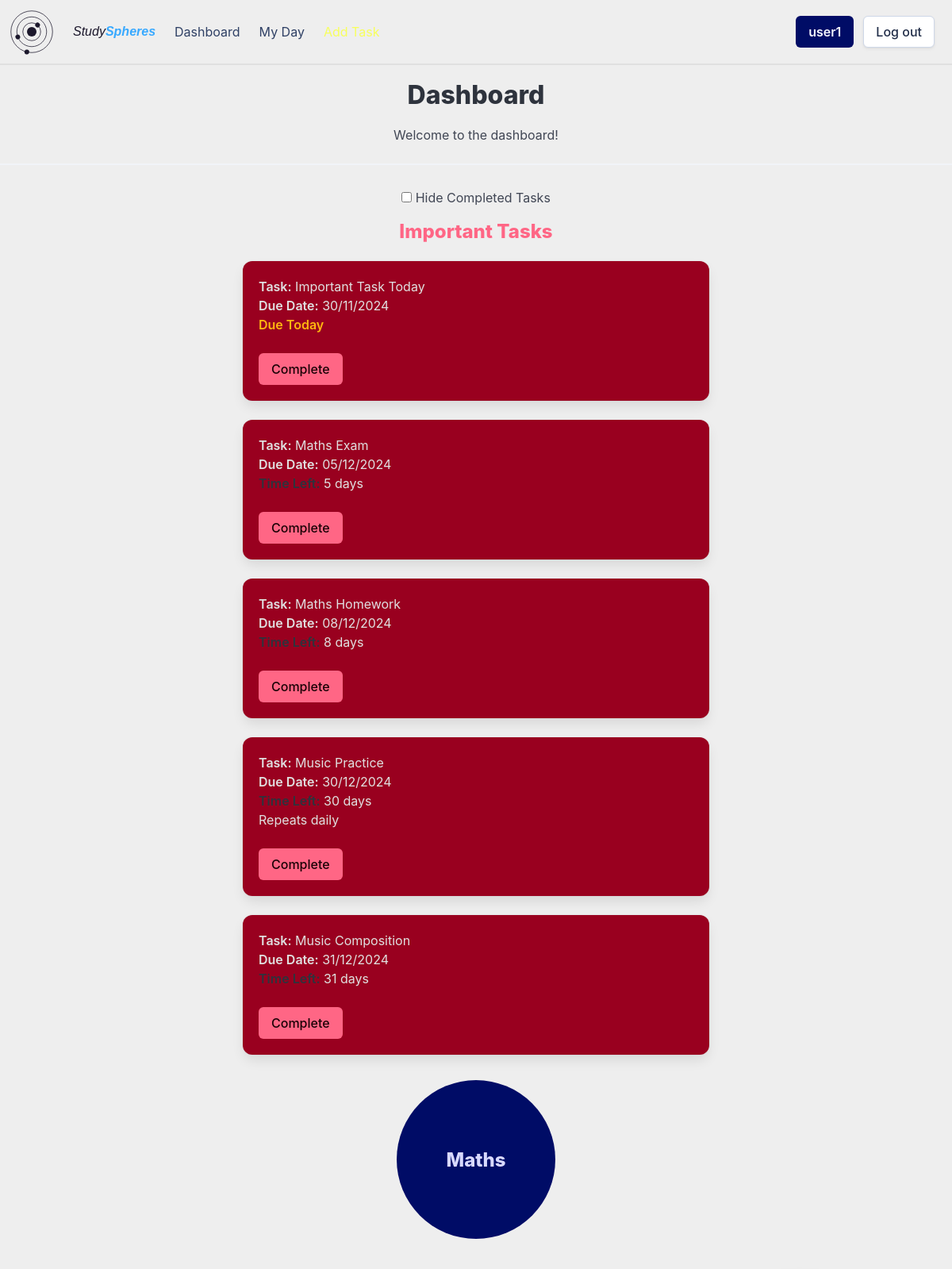
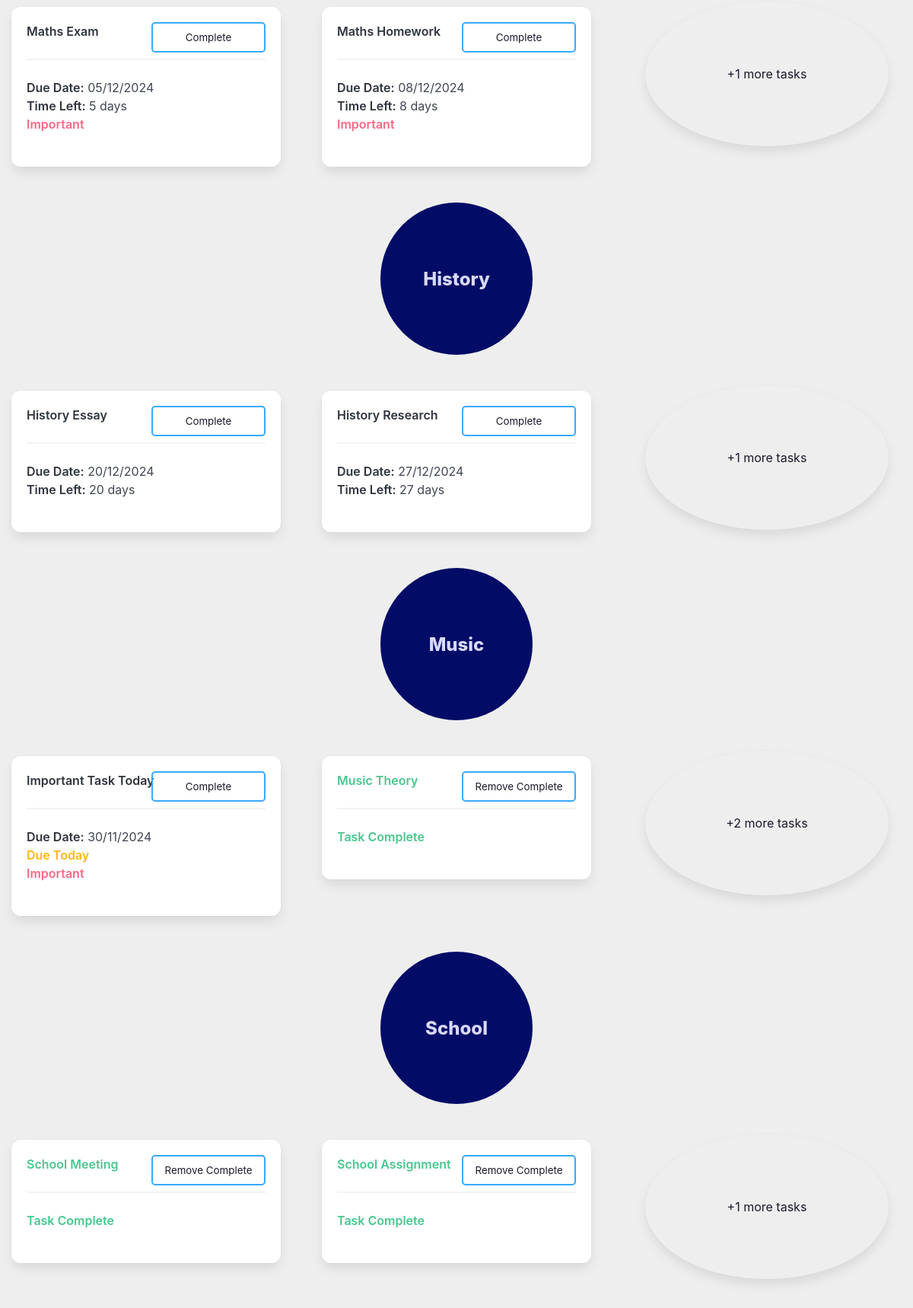
Screenshot of /dashboard (signed in, upper part) with the database file from the repository (2 pictures, top to bottom).
### setup_db.py (models this page shows)
class Task(Base):
    __tablename__ = 'tasks'
    task_id = Column(String, primary_key=True)
    name = Column(String, nullable=False)
    details = Column(String)
    important = Column(Boolean, nullable=False)
    due_date = Column(DateTime, nullable=False)
    completed = Column(Boolean, nullable=False)
    repeat = Column(String, nullable=False)
    user_id = Column(String, ForeignKey('userdetails.id'), nullable=False)
    group_id = Column(String, ForeignKey('groups.group_id'), nullable=False)
    user = relationship('User', back_populates='tasks')
    groups = relationship('Group', back_populates='tasks')

class Group(Base):
    __tablename__ = 'groups'
    group_id = Column(String, primary_key=True, nullable=False)
    group_name = Column(String, nullable=False)
    user_id = Column(String, ForeignKey('userdetails.id'), nullable=False)
    user = relationship('User', back_populates='groups')
    tasks = relationship('Task', back_populates='groups')

### app.py (the view)
@app.route('/dashboard')
def dashboard():
    userId = flaskSession.get('userId')
    if userId is None:
        return redirect(url_for('login'))
    else:
        hideCompleted = flaskSession.get('hideCompleted')
        if hideCompleted:
            tasks = sessionDb.query(Task).filter(Task.user_id == userId, Task.completed == False).order_by(Task.due_date).all()
        else:
            tasks = sessionDb.query(Task).filter(Task.user_id == userId).order_by(Task.due_date).all()
        groups = sessionDb.query(Group).filter(Group.user_id == userId).all()
        date = datetime.datetime.now().date()
        return render_template('dashboard.html', tasks=tasks, groups=groups, showDetails=False, hideCompleted=hideCompleted, date=date)

### templates/dashboard.html (shortened to what this page needs)
{% extends 'base_loggedin.html' %}
{% block heading %}Dashboard{% endblock %}
{% block content %}
    <p class="has-text-centered">Welcome to the dashboard!</p>
    <hr>
    <div class="dashboard-controls field has-text-centered">
        <input id="hide-completed" type="checkbox" name="hide_completed" class="checkbox dashboard-check" onchange="document.getElementById('hide-completed-form').submit();" {% if hideCompleted %}checked{% endif %}>
        <label for="hide-completed">Hide Completed Tasks</label>
    </div>
    <div class="columns is-multiline">
        {% if tasks | selectattr('important', 'equalto', True) | selectattr('completed', 'equalto', False) | list | length > 0 %}
        <div class="column is-full">
            <p class="title is-4 has-text-centered has-text-danger">Important Tasks</p>
        </div>
        {% endif %}
        {% for task in tasks %}
            {% if task.important and not task.completed %}
                <div class="column is-half is-offset-3">
                    <div class="box important-box" onclick="window.location.href='/task/{{ task.task_id }}'">
                        <div class="media-content">
                            <div class="content">
                                <p class="important-text">
                                    <strong class="important-text">Task:</strong> {{ task.name }}<br>
                                    <strong class="important-text">Due Date:</strong> {{ task.due_date.strftime('%d/%m/%Y') }}<br>
                                    {% if date < task.due_date.date() %}
                                        <strong>Time Left:</strong> {{ (task.due_date.date() - date).days }} days<br>
                                    {% elif date == task.due_date.date() %}
                                        <strong class="has-text-warning">Due Today</strong><br>
                                    {% else %}
                                        <strong class="has-text-danger">Overdue</strong><br>
                                    {% endif %}
                                    {% if task.repeat != 'none' %}
                                        Repeats {{ task.repeat }}<br>
                                    {% endif %}
                                </p>
                            </div>
                            <form action="/complete" method="POST">
                                <input type="submit" value="Complete" class="button is-danger">
                            </form>
                        </div>
                    </div>
                </div>
            {% endif %}
        {% endfor %}
    </div>
    <div class="columns is-multiline">
        {% for group in groups %}
            <div class="circle-holder column is-full is-centered">
                <div class="collision-checker">
                    <div class="group-circle" onclick="window.location.href='/group/{{ group.group_id }}'">
                        <div class="hero-body">
                            <p class="group-circle-title title is-4">{{ group.group_name }}</p>
                        </div>
                    </div>
                </div>
            </div>
            {% set has_tasks = tasks | selectattr('group_id', 'equalto', group.group_id) | list | length > 0 %}
            {% set group_tasks = tasks | selectattr('group_id', 'equalto', group.group_id) | list %}
            {% for task in group_tasks %}
                {% if loop.index < 3 %}
                    <div class="column is-one-third is-offset-{{ ((3 - group_tasks|length) * 2 if not group_tasks|length > 2 else 0) if loop.index == 1 else 0 }}">
                        {% include 'task_box.html' %}
                    </div>
                {% endif %}
                {% if loop.index == 3 %}
                    {% set remaining_tasks = tasks | selectattr('group_id', 'equalto', group.group_id) | list | length - 2 %}
                    {% if remaining_tasks > 0 %}
                        <div class="column is-one-third">
                            <div class="box task-circle" onclick="window.location.href='/group/{{ group.group_id }}'">
                                <article class="media">
                                    <div class="media-content">
                                        <div class="content">
                                            <p class="has-text-centered">+{{ remaining_tasks }} more tasks</p>
                                        </div>
                                    </div>
                                </article>
                            </div>
                        </div>
                    {% endif %}
                {% endif %}
            {% endfor %}
        {% endfor %}
{% endblock %}

### templates/task_box.html (shortened to what this page needs)
<div class="box task-box {% if date > task.due_date.date() and not task.completed %}overdue-task{% endif %}" onclick="window.location.href='/task/{{ task.task_id }}'">
    <div class="content">
        <p>
            <strong class="{{ 'has-text-success' if task.completed else '' }}">{{ task.name }}</strong>
            <hr>
            {% if not task.completed %}
                <strong>Due Date:</strong> {{ task.due_date.strftime('%d/%m/%Y') }}<br>
                {% if date < task.due_date.date() %}
                    <strong>Time Left:</strong> {{ (task.due_date.date() - date).days }} days<br>
                {% elif date == task.due_date.date() %}
                    <strong class="has-text-warning">Due Today</strong><br>
                {% else %}
                    <strong class="has-text-danger">Overdue</strong><br>
                {% endif %}
                {% if task.important %}
                    <strong class="has-text-danger circle-header">Important</strong><br>
                {% endif %}
            {% else %}
                <strong class="has-text-success">Task Complete</strong>
            {% endif %}
        </p>
    </div>
    {% if not task.completed %}
        <form action="/complete" method="POST">
            <input type="submit" value="Complete" class="task-complete-button">
        </form>
    {% else %}
        <form action="/decomplete" method="POST">
            <input type="submit" value="Remove Complete" class="task-complete-button">
        </form>
    {% endif %}
</div>

### static/styles/styles.css (style rules this page uses)
:root { --bulma-primary-h: 206deg; --bulma-primary-l: 61%; --bulma-link-l: 20%; --bulma-info-h: 63deg; --bulma-info-l: 68%; --bulma-scheme-s: 36%; --bulma-body-background-color: light-dark(#eeeeee, #0f141f); color-scheme: light dark; --accent-color: light-dark(#1c182c, #e0e0e0); --accent-color-invert: light-dark(#e0e0e0, #160f34); --warning-color: light-dark(#ffdddd, #330000); }
body { margin: none; padding: none; }
.hero-body { padding: 20px; }
.circle-holder { display: flex; justify-content: center; align-items: center; }
.collision-checker { position: relative; margin: .5em; border-radius: 50%; width: 200px; text-align: center; align-content: center; overflow: visible; height: 200px; }
.group-circle { position: relative; border-radius: 50%; width: 200px; text-align: center; align-content: center; overflow: visible; height: 200px; background-color: var(--bulma-link); }
.collision-checker > .group-circle { animation: circle-leave 0.3s ease-in-out forwards; }
.group-circle-title { color: #d8d9ff; }
.task-circle { position: relative; margin: .5em; border-radius: 50%; width: 320px; text-align: center; align-content: center; justify-self: center; overflow: hidden; height: 190px; background-color: transparent; color: var(--accent-color); transition: all 0.5s; cursor: pointer; }
.task-circle:after { content: 'View...'; position: absolute; opacity: 0; height: 100%; top: 0px; right: -20px; align-content: center; padding: 10px; transition: 0.5s; color: #e0e0e0; background-color: var(--bulma-link); }
.circle-header { color: #1c182c; }
.important-text { color: #e0e0e0; }
.task-box { position: relative; overflow: hidden; transition: all 0.5s; cursor: pointer; margin: 15px; }
.task-box:before { content: ''; position: absolute; opacity: 0; height: 100%; width: 100%; top: 0px; bottom: 0px; right: 0px; align-content: center; padding: 10px; transition: 0.5s; color: #0f141f; background-color: var(--bulma-primary); }
.task-box:after { content: 'Click for more details...'; opacity: 0; position: absolute; bottom: -20px; right: 20px; transition: 0.5s; font-size: 0.7rem; }
.task-complete-button { position: absolute; top: 20px; right: 20px; width: 150px; height: 40px; background-color: transparent; border: var(--bulma-primary) solid 2px; color: var(--accent-color); border-radius: 5px; padding: 5px; cursor: pointer; }
.dashboard-controls { justify-self: center; padding: 5px; cursor: pointer; }
.dashboard-controls > label { cursor: pointer; }
.dashboard-controls::after { opacity: 0; z-index: -1; }
.important-box { background-color: var(--bulma-danger-30); transition: all 0.5s; }
.important-box:after { content: 'Click for more details...'; opacity: 0; position: absolute; bottom: -20px; right: 20px; transition: 0.5s; font-size: 0.7rem; color: #e0e0e0; }

### rows the page displays
Task: name "Important Task Today", due_date "30/11/2024", shows "Due Today", important "Important"
Task: name "Maths Exam", due_date "05/12/2024", (task.due_date.date()-date).days "5", important "Important"
Task: name "Maths Homework", due_date "08/12/2024", (task.due_date.date()-date).days "8", important "Important"
Task: name "Music Practice", due_date "30/12/2024", (task.due_date.date()-date).days "30", repeat "daily", remaining_tasks "2"
Task: name "Music Composition", due_date "31/12/2024", (task.due_date.date()-date).days "31"
Group: group_name "Maths"
Task: remaining_tasks "1"
Group: group_name "History"
Task: name "History Essay", due_date "20/12/2024", (task.due_date.date()-date).days "20"
Task: name "History Research", due_date "27/12/2024", (task.due_date.date()-date).days "27"
Task: remaining_tasks "1"
Group: group_name "Music"
Task: name "Music Theory", completed "Task Complete"
Group: group_name "School"
Task: name "School Meeting", completed "Task Complete"
Task: name "School Assignment", completed "Task Complete"
Task: remaining_tasks "1"

### other values shown
{{ session['username'] }} "user1"
